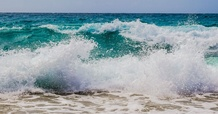
%> input picture Image Compression System/Wave.jpg, 218 x 114 px, shrunk from 848 x 444 before the run
$ octave Encode_Image.m   (GNU Octave 9; MATLAB toolbox functions it lacks are replaced by stand-ins)
%> lines starting %> are read from the running program, lines starting %| are printed output that depends on the picture
### Image Compression System/Padding.m
function Gray_Scale_Image = Padding(GrayScale_Image,N)
    %Perform array padding for given gary scale image data
    [Row,Column] = size(GrayScale_Image);
    if rem(Row,N) == 0
        Gray_Scale_Image = GrayScale_Image;
    else
        Pad_Row = N-rem(Row,N);
        Pad_Column = N-rem(Column,N);
        Gray_Scale_Image = padarray(GrayScale_Image,[Pad_Row Pad_Column],'replicate','post');
    end
end


### Image Compression System/DCT.m
function DCT_Image = DCT(Gray_Scale_Image,N)
    %Perform discrete cosine transform for a given gray scale image using given size of MB
    [Row,Column] = size(Gray_Scale_Image);
    DCT_Image = zeros(Row,Column);
    for i = 1:N:Row
        for j = 1:N:Column
            DCT_Image(i:i+N-1,j:j+N-1) = dct2(Gray_Scale_Image(i:i+N-1,j:j+N-1));
        end
    end
end

### Image Compression System/Quantize.m
function Quantized_Image = Quantize(DCT_Image,Q_Mat,N)
    %Perform quantization for a given dct performed image using given quantization matrix and size of MB
    [Row,Column] = size(DCT_Image);
    Quantized_Image = zeros(Row,Column);
    for x = 1:N:Row
        for y = 1:N:Column
            Image  = DCT_Image(x:x+N-1,y:y+N-1);
            Temp = zeros(N,N);
            for i = 1:N
                for j = 1:N
                    Temp(i,j) = Image(i,j)/Q_Mat(i,j);
                end
            end
            Quantized_Image(x:x+N-1,y:y+N-1) = round(Temp);
        end
    end
end

### Image Compression System/HuffmanEncode.m
function [Dict,Encode] = HuffmanEncode(Quantized_Image,N)
    %Perform huffman coding and create huffman dictionary and encode data for a given quantized image and size of MB
    [Row,Column] = size(Quantized_Image);
    Encode = cell(Row/N,Column/N);
    Dict = cell(Row/N,Column/N);
    for i = 1:N:Row
        for j = 1:N:Column
            Image = Quantized_Image(i:i+N-1,j:j+N-1);
            if nnz(Image) == 0
                Image(1,1) = 1;
                [g,~,Intensity_val] = grp2idx(Image(:));
                Frequency = accumarray(g,1);
                Probability = Frequency./(N*N) ;
                DictIB = huffmandict(Intensity_val,Probability);
                Encode{floor(i/N)+1,floor(j/N)+1} = huffmanenco(Image(:),DictIB);
                Dict{floor(i/N)+1,floor(j/N)+1} = DictIB;
            else
                [g,~,Intensity_val] = grp2idx(Image(:));
                Frequency = accumarray(g,1);
                Probability = Frequency./(N*N) ;
                DictIB = huffmandict(Intensity_val,Probability);
                Encode{floor(i/N)+1,floor(j/N)+1} = huffmanenco(Image(:),DictIB);
                Dict{floor(i/N)+1,floor(j/N)+1} = DictIB;
            end
        end
    end
end

### Image Compression System/Encode_Image.m
%--------------------------------------------------------------------------
%EE596 - Mini Project - Design Image & Video Compression System - E/15/056
%Image Compression System - Image Encoding Process
%--------------------------------------------------------------------------
%================= Read ReadMe.txt before run the script =================%
%--------------------------------------------------------------------------

%Input image for compression
Original_Image = imread('Wave.jpg');
%> Original_Image is the input picture: size 114x218x3 uint8; mean R, G, B 143.4, 161, 168.1

N = 8; %Size of MB
Q_mat = [18,21,25,25,25,25,25,25;25,21,25,25,25,25,25,25;25,25,25,25,25,25,25,25;...
        25,25,25,25,25,25,25,25;25,25,25,25,25,25,25,25;25,25,25,25,25,25,25,25;...
        25,25,25,25,25,25,25,25;25,25,25,25,25,25,25,25]; %Quantization matrix
Q_fac = 1; %Quality factor
Q_Mat = Q_fac*Q_mat;

imwrite(Original_Image,'RGB Image.jpg');
figure(1);
imshow(Original_Image)
title('Original Image')

GrayScale_Image = rgb2gray(Original_Image);
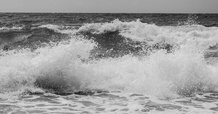
%> GrayScale_Image: size 114x218 uint8; min 22, max 223, mean 156.6

%Perform array padding
Gray_Scale_Image = Padding(GrayScale_Image,N);
%> in Padding, `Gray_Scale_Image = padarray(GrayScale_Image,[Pad_Row Pad_Column],'repl..`:
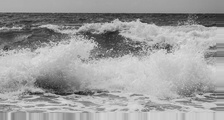
%> Gray_Scale_Image: size 120x224 uint8; min 22, max 223, mean 157.9
[Row,Column] = size(Gray_Scale_Image);
%> Row = 120; Column = 224

imwrite(Gray_Scale_Image,'Gray Scale Image.jpg');
figure(2);
imshow(Gray_Scale_Image);
title('Gray Scale Image or Image to be Compressed')

%Perform discrete cosine transform
DCT_Image = DCT(Gray_Scale_Image,N);
%> after the loop in DCT, `for i = 1:N:Row`:
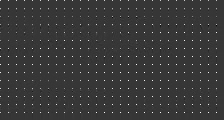
%> DCT_Image: size 120x224 double; min -459.7, max 1674.5, mean 19.7; drawn with min black and max white

%Perform quantization
Quantized_Image = round(Quantize(DCT_Image,Q_Mat,N),0);
%> after the loop in Quantize, `for x = 1:N:Row`: Temp = [89.4 -0.19 -0.15 -0.135 -0.115 -0.0904 -0.0622 -0.0317; -0.215 0.0115 0.00906 0.00815 0.00694 0.00545 0.00375 0.00191; -0.203 0.00906 0.00854 0.00768 0.00653 0.00513 0.00354 0.0018; -0.182 0.00815 0.00768 0.00691 0.00588 0.00462 0.00318 0.00162; -0.155 0.00694 0.00653 0.00588 0.005 0.00393 0.00271 0.00138; -0.122 0.00545 0.00513 0.00462 0.00393 0.00309 0.00213 0.00108; -0.0839 0.00375 0.00354 0.00318 0.00271 0.00213 0.00146 0.000747; -0.0428 0.00191 0.0018 0.00162 0.00138 0.00108 0.000747 0.000381]

%Perform huffman coding for creating huffman dictionary and encode data
[Dict,Encode] = HuffmanEncode(Quantized_Image,N);
%> the run ends on the next line
